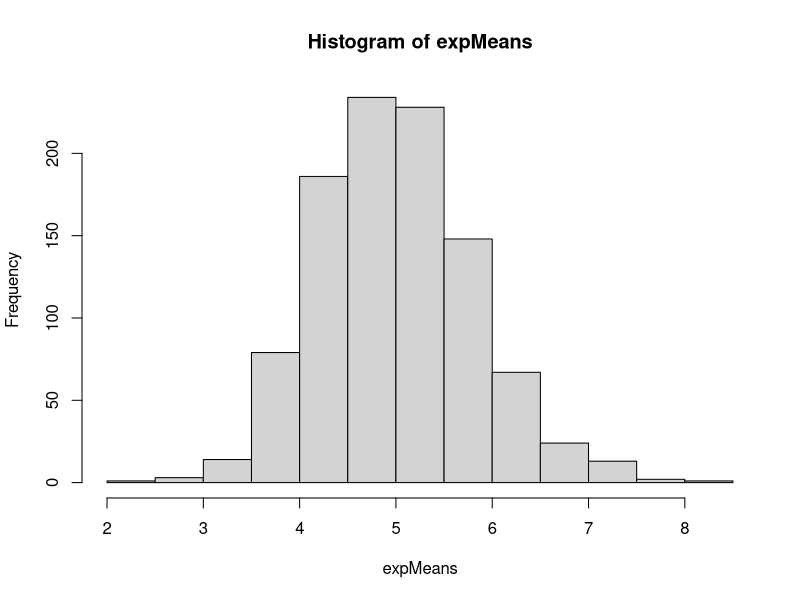
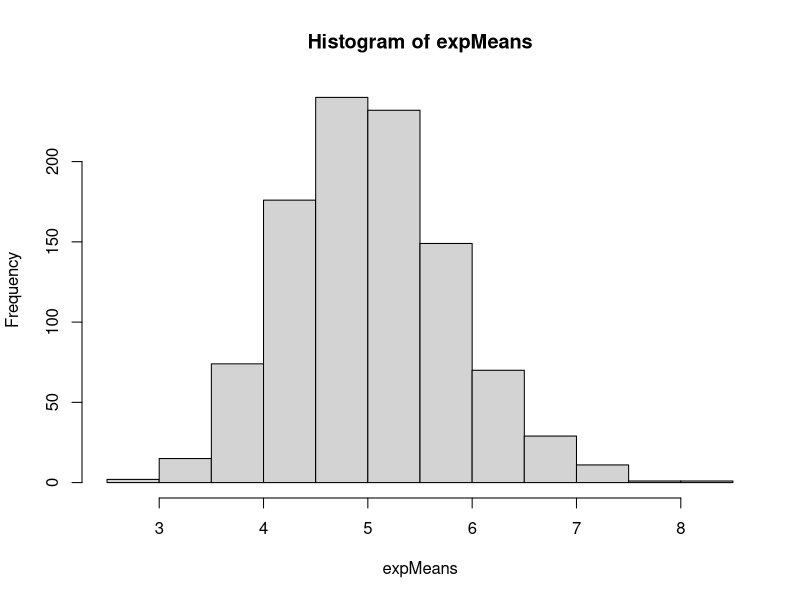
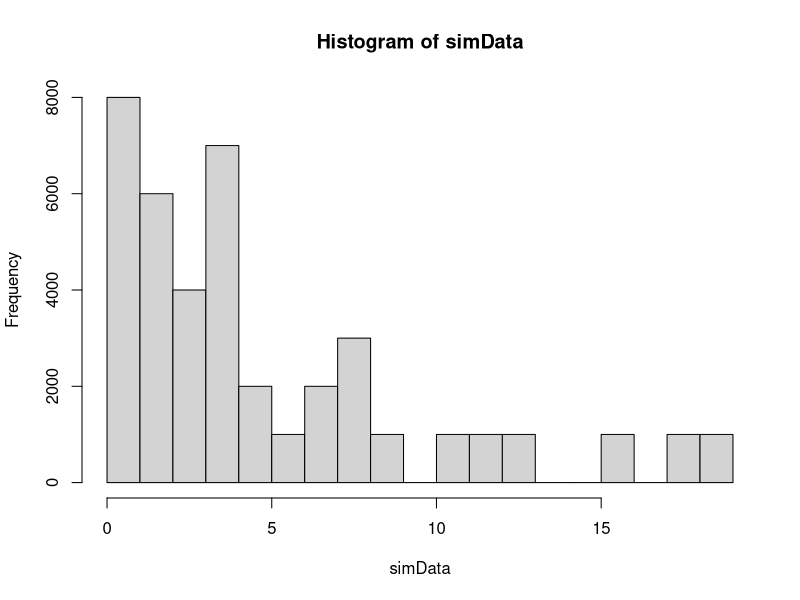
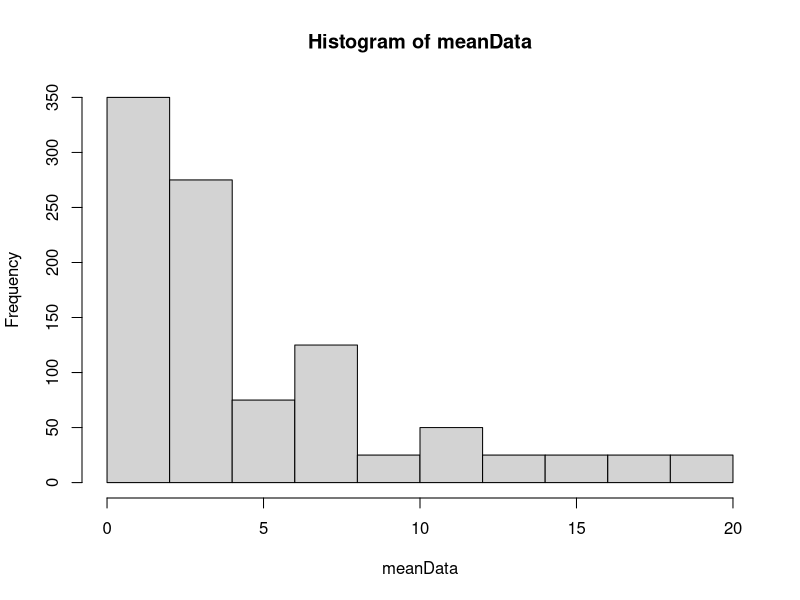

These charts were generated, in order, by the following R code: (Note: this script raises an error after producing the figures.)
# Exp Dist Simulation
# Declare and Set Variables
lambda = 0.2 #Per class instructions, set rate parameter (aka lambda) at 0.2 for each Exponential Distribution 
n = 40 #Number of Observations
nbrSims = 1000 #Number of Exponential Distributions
expDist = NULL #Var to store an Exponential Distribution
expMeans = NULL #Var to store the means of each Exponential Distribution
expSimData = NULL #Var to store the Exponential Distributions and Means

# Example Exponential Distribution
expDist = rexp(4000, rate=0.2)

# Simulation Loop
for (i in 1:1000) {
  expMeans = c(expMeans, mean(rexp(40, rate=0.2)))
}


hist(expMeans)
expMeans = NULL
for (i in 1:1000) {
  expMeans = c(expMeans, mean(sample(expDist, size=40, replace = TRUE)))
}
hist(expMeans)




# Static Value Approach
set.seed(999)
simData = matrix(data=rexp(40, rate=0.2), nrow=1000, ncol=40)
meanData = apply(simData, MARGIN=1, FUN=mean)

hist(simData)
hist(meanData)


head(simData)
summary(simData)

hist(sample[,30])
hist(x)


mns=NULL
for (i in 1:40) {
  #mns = c(mns, mean(runif(1000)))
  mns = c(mns, mean(rexp(n, rate=expRate)))
}
hist(mns)


#Test of Normality
shapiro.test(mns)






library(ggplot2)
nosim <- 10000; n <- 10
dat <- data.frame(
  x = c(rnorm(nosim), apply(matrix(rnorm(nosim * n), nosim), 1, mean)),
  what = factor(rep(c("Obs", "Mean"), c(nosim, nosim))) 
)
ggplot(dat, aes(x = x, fill = what)) + geom_density(size = 2, alpha = .2); 


nosim <- 4; 
n <- 500
expRate = 0.2

dat <- data.frame(
  x = c(rnorm(nosim), apply(matrix(rexp(nosim, rate=expRate), nosim), 1, FUN=mean)),
  what = factor(rep(c("Obs", "expRate"), c(nosim, nosim))) 
)
ggplot(dat, aes(x = x, fill = what)) + geom_density(size = 2, alpha = .2); 


# Project
# In this project you will investigate the exponential distribution in R and
# compare it with the Central Limit Theorem. The exponential distribution can be
# simulated in R with rexp(n, lambda) where lambda is the rate parameter. The
# mean of exponential distribution is 1/lambda and the standard deviation is
# also 1/lambda. Set lambda = 0.2 for all of the simulations. You will
# investigate the distribution of averages of 40 exponentials. Note that you
# will need to do a thousand simulations.
# 
# Illustrate via simulation and associated explanatory text the properties of
# the distribution of the mean of 40 exponentials.  You should 1. Show the
# sample mean and compare it to the theoretical mean of the distribution. 2.
# Show how variable the sample is (via variance) and compare it to the
# theoretical variance of the distribution. 3. Show that the distribution is
# approximately normal.
# 
# In point 3, focus on the difference between the distribution of a large
# collection of random exponentials and the distribution of a large collection
# of averages of 40 exponentials.
# 
# As a motivating example, compare the distribution of 1000 random
# uniformshist(runif(1000)) and the distribution of 1000 averages of 40 random
# uniforms
# 
# mns = NULL for (i in 1 : 1000) mns = c(mns, mean(runif(40))) hist(mns) This
# distribution looks far more Gaussian than the original uniform distribution!
# 
# 
# This exercise is asking you to use your knowledge of the theory given in class
# to relate the two distributions. Confused?  Try re-watching video lecture 07
# for a starter on how to complete this project.
# 
# 
# 
# Sample Project Report Structure Of course, there are multiple ways one could
# structure a report to address the requirements above.  However, the more
# clearly you pose and answer each question, the easier it will be for reviewers
# to clearly identify and evaluate your work.
# 
# 
# A sample set of headings that could be used to guide the creation of your
# report might be: • Title (give an appropriate title) and Author Name •
# Overview: In a few (2-3) sentences explain what is going to be reported on. •
# Simulations: Include English explanations of the simulations you ran, with the
# accompanying R code. Your explanations should make clear what the R code
# accomplishes. • Sample Mean versus Theoretical Mean: Include figures with
# titles. In the figures, highlight the means you are comparing. Include text
# that explains the figures and what is shown on them, and provides appropriate
# numbers. • Sample Variance versus Theoretical Variance: Include figures
# (output from R) with titles. Highlight the variances you are comparing.
# Include text that explains your understanding of the differences of the
# variances. • Distribution: Via figures and text, explain how one can tell the
# distribution is approximately normal.
